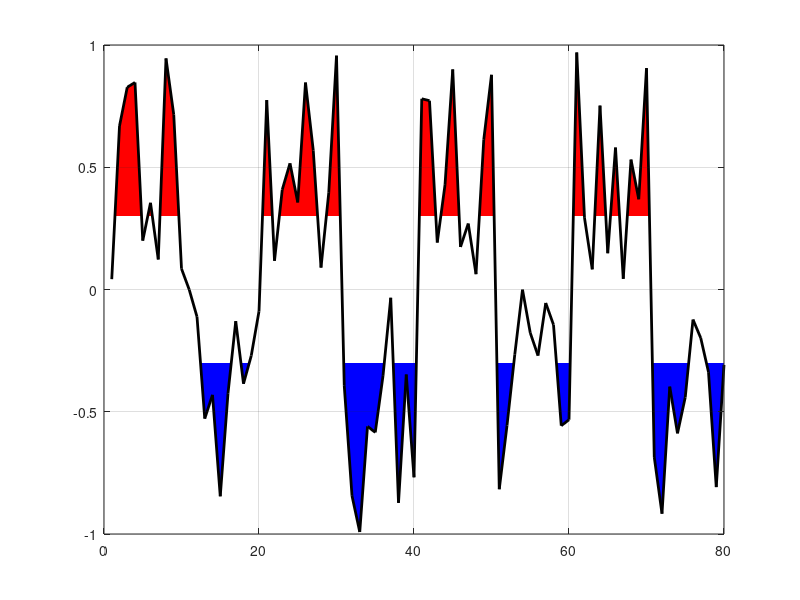

MATLAB code to generate this figure: (Note: this script raises an error after producing the figure.)
function shade_anomaly(x,y,hcolor,lcolor,offset)
% shade_anomaly(x,y,hcolor,lcolor,offset)
%
% Version 1.0
%
% This function will shade the area above and below the zero mark different
% colors for anomaly plots. You can also create an offset that will shade
% only above a certain value. This script is based off symmetry, but can be
% edited to allow for different thresholds above and below the x-axis.
% --- INPUT ---
% x: x-values (If you only have y-values, just input those in place of x.)
% y: y-values (Maybe only input)
% hcolor/lcolor: Color of shading above and below x-axis (i.e. 'r')
%                (Default colors - red for upper, blue for lower)
% offset: The offset for shading above a certain value only, default = 0
%
% For an example of the plot, do not enter any inputs.
%
% Created by Alec
% asb05j@fsu.edu with any questions.

% Create a new figure window
% $$$ figure

% Based on the number of input arguments, make assumptions.
if nargin==0
    y=[rand(1,10),-1*rand(1,10),rand(1,10),-1*rand(1,10),rand(1,10),-1*rand(1,10),rand(1,10),-1*rand(1,10)];
    y=y(:);
    x=1:length(y);
    hcolor='r';
    lcolor='b';
    offset=.3;
elseif nargin==1
    y=x;
    x=1:length(y);
    hcolor='r';
    lcolor='b';
    offset=0;
elseif nargin==2
    hcolor='r';
    lcolor='b';
    offset=0;
elseif nargin==3
    error('You need to enter a lower color as well.')
elseif nargin==4
    offset=0;
elseif nargin==5
    disp('Nothing to assume.')
else
    error('You entered too many arguments')
end

% Make sure the offset is a positive number
offset=abs(offset);

%% TOP HALF

% Look at the top half of the data by setting y-values below zero to zero.
top=y;
top=top-offset;
top(top<=0)=0;
% Set up an x-vector for the top half
xx=x;

% If a value falls above the threshold set z to infinite otherwis 0.
z=top;
z(z>0)=Inf;
z(z<=0)=0;

% Find where values change from 0 to Inf. This finds points where the the
% plot crosses the threshold value. This makes the shading line up with the
% plot correctly. 
z=find(abs(diff(z))==Inf);

% Find the x-value when the y-value is equal to zero (threshold value). 
for i=1:length(z)
    m=(y(z(i)+1)-y(z(i)))/(x(z(i)+1)-x(z(i)));
    addon=((offset-y(z(i)))/m)+x(z(i));
    xx(length(xx)+1)=addon;
    top(length(top)+1)=0;
end

% Resort the data so it's in ascending order. 
q=sortrows([xx(:) top],1);

% Reset the x and y vectors, and remove values at the ends that are bad.
xx=q(:,1);
xx=xx(:);
xx(xx>max(x)+length(z))=NaN;
xx(xx<min(x))=NaN;
top(isnan(xx))=NaN;
top=q(:,2);
top=top(:);

% Create the offset array. This is because the area command works by
% stacking areas on one another.
up=offset.*ones(length(xx),1);

% Clear z to reuse.
clear z

%% BOTTOM HALF

% Look at the bottom half of the data by setting y-values above zero to zero.
bottom=y;
bottom=bottom+offset;
bottom(bottom>=0)=0;
% Set up an x-vector for the top half
xxx=x;

% If a value falls below the threshold set z to infinite otherwis 0.
z=bottom;
z(z<0)=-Inf;
z(z>=0)=0;

% Find where values change from 0 to -Inf. This finds points where the the
% plot crosses the threshold value. This makes the shading line up with the
% plot correctly. 
z=find(abs(diff(z))==Inf);

% Find the x-value when the y-value is equal to zero (threshold value). 
for i=1:length(z)
    m=(y(z(i)+1)-y(z(i)))/(x(z(i)+1)-x(z(i)));
    addon=((-offset-y(z(i)))/m)+x(z(i));
    xxx(length(xxx)+1)=addon;
    bottom(length(bottom)+1)=0;
end

% Resort the data so it's in ascending order. 
q=sortrows([xxx(:) bottom],1);

% Reset the x and y vectors, and remove values at the ends that are bad.
xxx=q(:,1);
xxx=xxx(:);
xxx(xxx>max(x)+length(z))=NaN;
xxx(xxx<min(x))=NaN;
bottom(isnan(xxx))=NaN;
bottom=q(:,2);
bottom=bottom(:);

% Create the offset array. This is because the area command works by
% stacking areas on one another.
down=-offset.*ones(length(xxx),1);

%% PLOT
% Plot the upper area.
h=area(xx,[up, top]);
set(h(1),'FaceColor','none','LineStyle','none');
set(h(2),'FaceColor',hcolor,'LineStyle','none');
hold on
% Plot the lower area.
g=area(xxx,[down, bottom]);
set(g(1),'FaceColor','none','LineStyle','none');
set(g(2),'FaceColor',lcolor,'LineStyle','none');

% Plot the actual data.
plot(x,y,'k','LineWidth',2)

% Turn grid on and make solid line at 0. 
grid on
set(gca,'Layer','Top')
hline(0,'k')